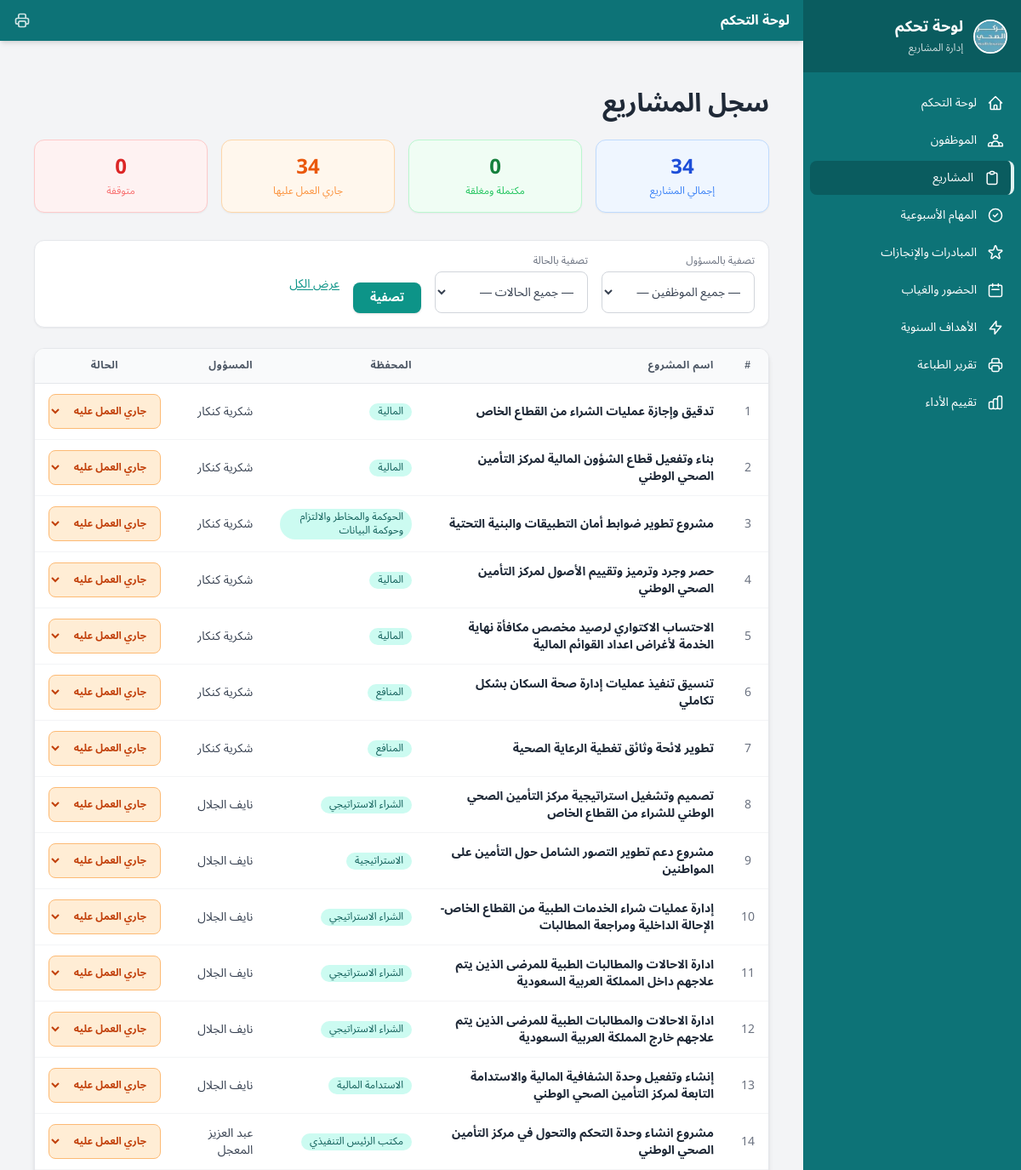
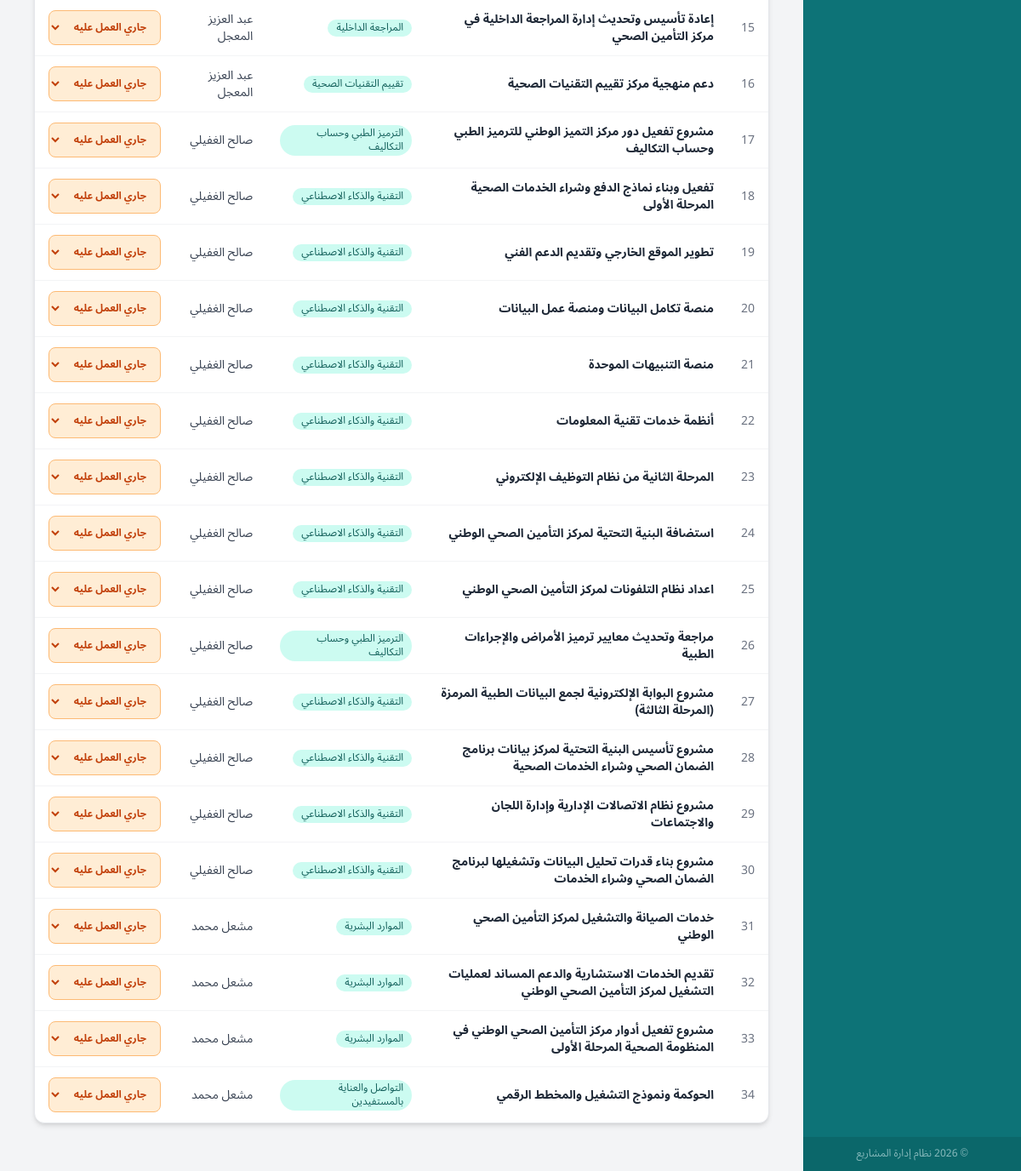
Page /projects (signed in) on the committed database (2 pictures, top to bottom).
### models.py (models this page shows, shortened)
class Project(db.Model):
    __tablename__ = 'projects'
    id = db.Column(db.Integer, primary_key=True)
    name = db.Column(db.String(500), nullable=False)
    employee_id = db.Column(db.Integer, db.ForeignKey('employees.id'), nullable=False)
    portfolio_id = db.Column(db.Integer, db.ForeignKey('portfolios.id'), nullable=False)
    status = db.Column(db.String(50), default='جاري العمل عليه')
    created_at = db.Column(db.DateTime, default=datetime.utcnow)
    task_responses = db.relationship('TaskResponse', backref='project', lazy='dynamic')

class Portfolio(db.Model):
    __tablename__ = 'portfolios'
    id = db.Column(db.Integer, primary_key=True)
    name = db.Column(db.String(200), nullable=False, unique=True)
    projects = db.relationship('Project', backref='portfolio', lazy='dynamic')

class Employee(db.Model):
    __tablename__ = 'employees'
    id = db.Column(db.Integer, primary_key=True)
    name = db.Column(db.String(100), nullable=False)
    annual_leave_total = db.Column(db.Integer, default=25)
    sick_leave_total = db.Column(db.Integer, default=60)
    remote_days_total = db.Column(db.Integer, default=12)
    is_active = db.Column(db.Boolean, default=True)
    created_at = db.Column(db.DateTime, default=datetime.utcnow)
    portfolios = db.relationship('Portfolio', secondary=employee_portfolios, backref=db.backref('employees', lazy='dynamic'))
    projects = db.relationship('Project', backref='employee', lazy='dynamic')
    attendance_records = db.relationship('Attendance', backref='employee', lazy='dynamic')
    annual_goals = db.relationship('AnnualGoal', backref='employee', lazy='dynamic', order_by='AnnualGoal.id')

### app.py (the view)
@app.route('/projects')
@login_required
def projects_page():
    emp_filter = request.args.get('employee_id', type=int)
    status_filter = request.args.get('status', '')
    q = Project.query
    if emp_filter:
        q = q.filter_by(employee_id=emp_filter)
    if status_filter:
        q = q.filter_by(status=status_filter)
    projects = q.all()
    employees = Employee.query.filter_by(is_active=True).all()
    total = Project.query.count()
    completed = Project.query.filter_by(status='مكتمل ومغلق').count()
    in_progress = Project.query.filter_by(status='جاري العمل عليه').count()
    stopped = Project.query.filter_by(status='متوقف').count()
    return render_template('projects.html', projects=projects, employees=employees,
        total=total, completed=completed, in_progress=in_progress, stopped=stopped,
        emp_filter=emp_filter, status_filter=status_filter)

### app.py (called while the page is built)
def login_required(f):
    @wraps(f)
    def decorated_function(*args, **kwargs):
        if not session.get('logged_in'):
            return redirect(url_for('login'))
        return f(*args, **kwargs)
    return decorated_function

### templates/projects.html (shortened to what this page needs)
{% extends 'base.html' %}
{% block content %}
<div class="max-w-7xl mx-auto px-4 py-8" dir="rtl">
  <h1 class="text-3xl font-bold mb-6 text-gray-800">سجل المشاريع</h1>
  <div class="grid grid-cols-2 sm:grid-cols-4 gap-4 mb-8">
    <div class="bg-blue-50 border border-blue-200 rounded-xl p-4 flex flex-col items-center shadow-sm hover:shadow-md transition duration-200">
      <span class="text-2xl font-bold text-blue-700">{{ total }}</span>
      <span class="text-xs font-medium text-blue-500 mt-1">إجمالي المشاريع</span>
    </div>
    <div class="bg-green-50 border border-green-200 rounded-xl p-4 flex flex-col items-center shadow-sm hover:shadow-md transition duration-200">
      <span class="text-2xl font-bold text-green-700">{{ completed }}</span>
      <span class="text-xs font-medium text-green-500 mt-1">مكتملة ومغلقة</span>
    </div>
    <div class="bg-orange-50 border border-orange-200 rounded-xl p-4 flex flex-col items-center shadow-sm hover:shadow-md transition duration-200">
      <span class="text-2xl font-bold text-orange-600">{{ in_progress }}</span>
      <span class="text-xs font-medium text-orange-400 mt-1">جاري العمل عليها</span>
    </div>
    <div class="bg-red-50 border border-red-200 rounded-xl p-4 flex flex-col items-center shadow-sm hover:shadow-md transition duration-200">
      <span class="text-2xl font-bold text-red-600">{{ stopped }}</span>
      <span class="text-xs font-medium text-red-400 mt-1">متوقفة</span>
    </div>
  </div>
  <div class="bg-white rounded-xl shadow-sm border border-gray-200 p-4 mb-6">
    <form method="GET" action="/projects" class="flex flex-wrap items-end gap-4">
      <div class="flex flex-col gap-1 min-w-[180px]">
        <label class="text-xs font-medium text-gray-500">تصفية بالمسؤول</label>
        <select
          name="employee_id"
          class="border border-gray-300 rounded-lg px-3 py-2 text-sm text-gray-700 focus:outline-none focus:ring-2 focus:ring-teal-500 focus:border-transparent transition bg-white"
        >
          <option value="">— جميع الموظفين —</option>
        </select>
      </div>
      <div class="flex flex-col gap-1 min-w-[180px]">
        <label class="text-xs font-medium text-gray-500">تصفية بالحالة</label>
        <select
          name="status"
          class="border border-gray-300 rounded-lg px-3 py-2 text-sm text-gray-700 focus:outline-none focus:ring-2 focus:ring-teal-500 focus:border-transparent transition bg-white"
        >
          <option value="">— جميع الحالات —</option>
        </select>
      </div>
      <button
        type="submit"
        class="bg-teal-600 hover:bg-teal-700 text-white font-semibold text-sm px-5 py-2 rounded-lg shadow transition duration-200"
      >
        تصفية
      </button>
      <a
        href="/projects"
        class="text-sm text-teal-600 hover:text-teal-800 underline underline-offset-2 font-medium self-center transition"
      >
        عرض الكل
      </a>
    </form>
  </div>
  <div class="bg-white rounded-xl shadow-md overflow-hidden border border-gray-200">
    <div class="overflow-x-auto">
      <table class="min-w-full text-sm text-gray-700">
        <thead>
          <tr class="bg-gray-50 border-b border-gray-200 text-gray-600 uppercase text-xs tracking-wider">
            <th class="px-4 py-3 text-center font-semibold">#</th>
            <th class="px-4 py-3 text-right font-semibold">اسم المشروع</th>
            <th class="px-4 py-3 text-right font-semibold">المحفظة</th>
            <th class="px-4 py-3 text-right font-semibold">المسؤول</th>
            <th class="px-4 py-3 text-center font-semibold">الحالة</th>
          </tr>
        </thead>
        <tbody class="divide-y divide-gray-100">
          {% for project in projects %}
          <tr class="hover:bg-gray-50 transition duration-150">
            <td class="px-4 py-3 text-center text-gray-500 font-medium">{{ loop.index }}</td>
            <td class="px-4 py-3 text-right font-semibold text-gray-800">{{ project.name }}</td>
            <td class="px-4 py-3 text-right">
              {% if project.portfolio %}
                <span class="inline-block bg-teal-100 text-teal-800 text-xs font-medium px-2.5 py-0.5 rounded-full">
                  {{ project.portfolio.name }}
                </span>
              {% else %}
                <span class="text-gray-400 text-xs">—</span>
              {% endif %}
            </td>
            <td class="px-4 py-3 text-right text-gray-700">
              {% if project.employee %}
                {{ project.employee.name }}
              {% else %}
                <span class="text-gray-400">—</span>
              {% endif %}
            </td>
            <td class="px-4 py-3 text-center">
              <select
                onchange="updateProjectStatus({{ project.id }}, this.value)"
                class="text-xs font-semibold px-3 py-1.5 rounded-lg border cursor-pointer focus:outline-none focus:ring-2 focus:ring-offset-1 transition duration-150
                  {% if project.status == 'مكتمل ومغلق' %}
                    bg-green-100 text-green-800 border-green-300 focus:ring-green-400
                  {% elif project.status == 'جاري العمل عليه' %}
                    bg-orange-100 text-orange-700 border-orange-300 focus:ring-orange-400
                  {% elif project.status == 'متوقف' %}
                    bg-red-100 text-red-700 border-red-300 focus:ring-red-400
                  {% else %}
                    bg-gray-100 text-gray-600 border-gray-300 focus:ring-gray-400
                  {% endif %}"
                id="status-select-{{ project.id }}"
              >
                <option value="جاري العمل عليه" {% if project.status == 'جاري العمل عليه' %}selected{% endif %}>جاري العمل عليه</option>
              </select>
            </td>
          </tr>
          {% endfor %}
        </tbody>
      </table>
    </div>
  </div>
</div>
{% endblock %}

### templates/base.html (style rules this page uses)
* { font-family: 'Noto Sans Arabic', sans-serif; }

### rows in the picture
Project: name "تدقيق وإجازة عمليات الشراء من القطاع الخاص", portfolio.name "المالية", employee.name "شكرية كنكار", status+id "جاري العمل عليه"
Project: name "بناء وتفعيل قطاع الشؤون المالية لمركز التأمين الصحي الوطني", portfolio.name "المالية", employee.name "شكرية كنكار", status+id "جاري العمل عليه"
Project: name "مشروع تطوير ضوابط أمان التطبيقات والبنية التحتية", portfolio.name "الحوكمة والمخاطر والالتزام وحوكمة البيانات", employee.name "شكرية كنكار", status+id "جاري العمل عليه"
Project: name "حصر وجرد وترميز وتقييم الأصول لمركز التأمين الصحي الوطني", portfolio.name "المالية", employee.name "شكرية كنكار", status+id "جاري العمل عليه"
Project: name "الاحتساب الاكتواري لرصيد مخصص مكافأة نهاية الخدمة لأغراض اعداد القوائم المالية", portfolio.name "المالية", employee.name "شكرية كنكار", status+id "جاري العمل عليه"
Project: name "تنسيق تنفيذ عمليات إدارة صحة السكان بشكل تكاملي", portfolio.name "المنافع", employee.name "شكرية كنكار", status+id "جاري العمل عليه"
Project: name "تطوير لائحة وثائق تغطية الرعاية الصحية", portfolio.name "المنافع", employee.name "شكرية كنكار", status+id "جاري العمل عليه"
Project: name "تصميم وتشغيل استراتيجية مركز التأمين الصحي الوطني للشراء من القطاع الخاص", portfolio.name "الشراء الاستراتيجي", employee.name "نايف الجلال", status+id "جاري العمل عليه"
Project: name "مشروع دعم تطوير التصور الشامل حول التأمين على المواطنين", portfolio.name "الاستراتيجية", employee.name "نايف الجلال", status+id "جاري العمل عليه"
Project: name "إدارة عمليات شراء الخدمات الطبية من القطاع الخاص-الإحالة الداخلية ومراجعة المطالبات", portfolio.name "الشراء الاستراتيجي", employee.name "نايف الجلال", status+id "جاري العمل عليه"
Project: name "ادارة الاحالات والمطالبات الطبية للمرضى الذين يتم علاجهم داخل المملكة العربية السعودية", portfolio.name "الشراء الاستراتيجي", employee.name "نايف الجلال", status+id "جاري العمل عليه"
Project: name "ادارة الاحالات والمطالبات الطبية للمرضى الذين يتم علاجهم خارج المملكة العربية السعودية", portfolio.name "الشراء الاستراتيجي", employee.name "نايف الجلال", status+id "جاري العمل عليه"
Project: name "إنشاء وتفعيل وحدة الشفافية المالية والاستدامة التابعة لمركز التأمين الصحي الوطني", portfolio.name "الاستدامة المالية", employee.name "نايف الجلال", status+id "جاري العمل عليه"
Project: name "مشروع انشاء وحدة التحكم والتحول في مركز التأمين الصحي الوطني", portfolio.name "مكتب الرئيس التنفيذي", employee.name "عبد العزيز المعجل", status+id "جاري العمل عليه"
Project: name "إعادة تأسيس وتحديث إدارة المراجعة الداخلية في مركز التأمين الصحي", portfolio.name "المراجعة الداخلية", employee.name "عبد العزيز المعجل", status+id "جاري العمل عليه"
Project: name "دعم منهجية مركز تقييم التقنيات الصحية", portfolio.name "تقييم التقنيات الصحية", employee.name "عبد العزيز المعجل", status+id "جاري العمل عليه"
Project: name "مشروع تفعيل دور مركز التميز الوطني للترميز الطبي وحساب التكاليف", portfolio.name "الترميز الطبي وحساب التكاليف", employee.name "صالح الغفيلي", status+id "جاري العمل عليه"
Project: name "تفعيل وبناء نماذج الدفع وشراء الخدمات الصحية المرحلة الأولى", portfolio.name "التقنية والذكاء الاصطناعي", employee.name "صالح الغفيلي", status+id "جاري العمل عليه"
Project: name "تطوير الموقع الخارجي وتقديم الدعم الفني", portfolio.name "التقنية والذكاء الاصطناعي", employee.name "صالح الغفيلي", status+id "جاري العمل عليه"
Project: name "منصة تكامل البيانات ومنصة عمل البيانات", portfolio.name "التقنية والذكاء الاصطناعي", employee.name "صالح الغفيلي", status+id "جاري العمل عليه"
Project: name "منصة التنبيهات الموحدة", portfolio.name "التقنية والذكاء الاصطناعي", employee.name "صالح الغفيلي", status+id "جاري العمل عليه"
Project: name "أنظمة خدمات تقنية المعلومات", portfolio.name "التقنية والذكاء الاصطناعي", employee.name "صالح الغفيلي", status+id "جاري العمل عليه"
Project: name "المرحلة الثانية من نظام التوظيف الإلكتروني", portfolio.name "التقنية والذكاء الاصطناعي", employee.name "صالح الغفيلي", status+id "جاري العمل عليه"
Project: name "استضافة البنية التحتية لمركز التأمين الصحي الوطني", portfolio.name "التقنية والذكاء الاصطناعي", employee.name "صالح الغفيلي", status+id "جاري العمل عليه"
Project: name "اعداد نظام التلفونات لمركز التأمين الصحي الوطني", portfolio.name "التقنية والذكاء الاصطناعي", employee.name "صالح الغفيلي", status+id "جاري العمل عليه"
Project: name "مراجعة وتحديث معايير ترميز الأمراض والإجراءات الطبية", portfolio.name "الترميز الطبي وحساب التكاليف", employee.name "صالح الغفيلي", status+id "جاري العمل عليه"
Project: name "مشروع البوابة الإلكترونية لجمع البيانات الطبية المرمزة (المرحلة الثالثة)", portfolio.name "التقنية والذكاء الاصطناعي", employee.name "صالح الغفيلي", status+id "جاري العمل عليه"
Project: name "مشروع تأسيس البنية التحتية لمركز بيانات برنامج الضمان الصحي وشراء الخدمات الصحية", portfolio.name "التقنية والذكاء الاصطناعي", employee.name "صالح الغفيلي", status+id "جاري العمل عليه"
Project: name "مشروع نظام الاتصالات الإدارية وإدارة اللجان والاجتماعات", portfolio.name "التقنية والذكاء الاصطناعي", employee.name "صالح الغفيلي", status+id "جاري العمل عليه"
Project: name "مشروع بناء قدرات تحليل البيانات وتشغيلها لبرنامج الضمان الصحي وشراء الخدمات", portfolio.name "التقنية والذكاء الاصطناعي", employee.name "صالح الغفيلي", status+id "جاري العمل عليه"
Project: name "خدمات الصيانة والتشغيل لمركز التأمين الصحي الوطني", portfolio.name "الموارد البشرية", employee.name "مشعل محمد", status+id "جاري العمل عليه"
Project: name "تقديم الخدمات الاستشارية والدعم المساند لعمليات التشغيل لمركز التأمين الصحي الوطني", portfolio.name "الموارد البشرية", employee.name "مشعل محمد", status+id "جاري العمل عليه"
Project: name "مشروع تفعيل أدوار مركز التأمين الصحي الوطني في المنظومة الصحية المرحلة الأولى", portfolio.name "الموارد البشرية", employee.name "مشعل محمد", status+id "جاري العمل عليه"
Project: name "الحوكمة ونموذج التشغيل والمخطط الرقمي", portfolio.name "التواصل والعناية بالمستفيدين", employee.name "مشعل محمد", status+id "جاري العمل عليه"

### other values in the picture
{{ label }} "لوحة التحكم" "الموظفون" "المشاريع" "المهام الأسبوعية" "المبادرات والإنجازات" "الحضور والغياب" "الأهداف السنوية" "تقرير الطباعة" "تقييم الأداء"
{{ 2026 }} "2026"
{{ total }} "34"
{{ completed }} "0"
{{ in_progress }} "34"
{{ stopped }} "0"
